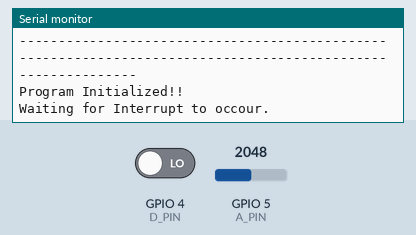
A sketch run on a simulated ESP32. Parts: the last lines printed to the serial monitor. The inputs (shaded band) are chosen by the test bench; at power-on: GPIO 4 (D_PIN) LOW, GPIO 5 (A_PIN) = 2048.

Above: at 2.2 s.
2.3 s: GPIO 4 (D_PIN) driven HIGH
At 3.5 s:
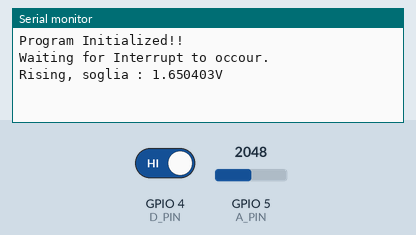
3.8 s: GPIO 4 (D_PIN) driven LOW
At 4.8 s:
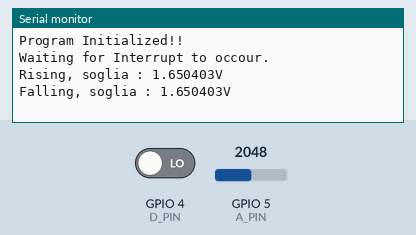

Measured:
- after the input at 2.3 s, the serial monitor: prints a new line after 0.05 s (image 1)
- after the input at 3.8 s, the serial monitor: prints a new line after 0.05 s (image 2)

The sketch:

TestFotocellule.ino
```cpp
#define D_PIN 4
#define A_PIN 5

volatile bool intOccured = false;
volatile bool fallOrRise;
volatile uint16_t analogVal;


void IRAM_ATTR ISR()
{
  intOccured = true;
  fallOrRise ^= 1;
  analogVal = analogRead(A_PIN);
}

void setup()
{
  Serial.begin(115200);
  pinMode(D_PIN, INPUT);
  pinMode(A_PIN, INPUT);
  attachInterrupt(D_PIN, ISR, CHANGE);
  delay(1000);
  Serial.println("-------------------------------------------------------------------------------------------------------------");
  Serial.println("Program Initialized!!");
  Serial.println("Waiting for Interrupt to occour.\n\n");

}

void loop()
{
  static uint8_t state = 0;
  static bool value;
  static uint32_t startInterrupt;
  switch(state)
  {
    case 0:
      if(intOccured)
      {
        startInterrupt = millis();
        value = fallOrRise;
        state++;
      }
    break;
    case 1:
      if(millis() - startInterrupt >= 50)
        if(fallOrRise == value)
          state++;
        else
        {
          intOccured = false;
          state = 0;
        }
    break;
    case 2:
      Serial.printf("%s, soglia : %fV\n\n", (fallOrRise ? "Rising" : "Falling"), (3.3 * float(analogVal) / 4095.0));
      intOccured = false;
      state = 0;
    break;
  }
}
```
